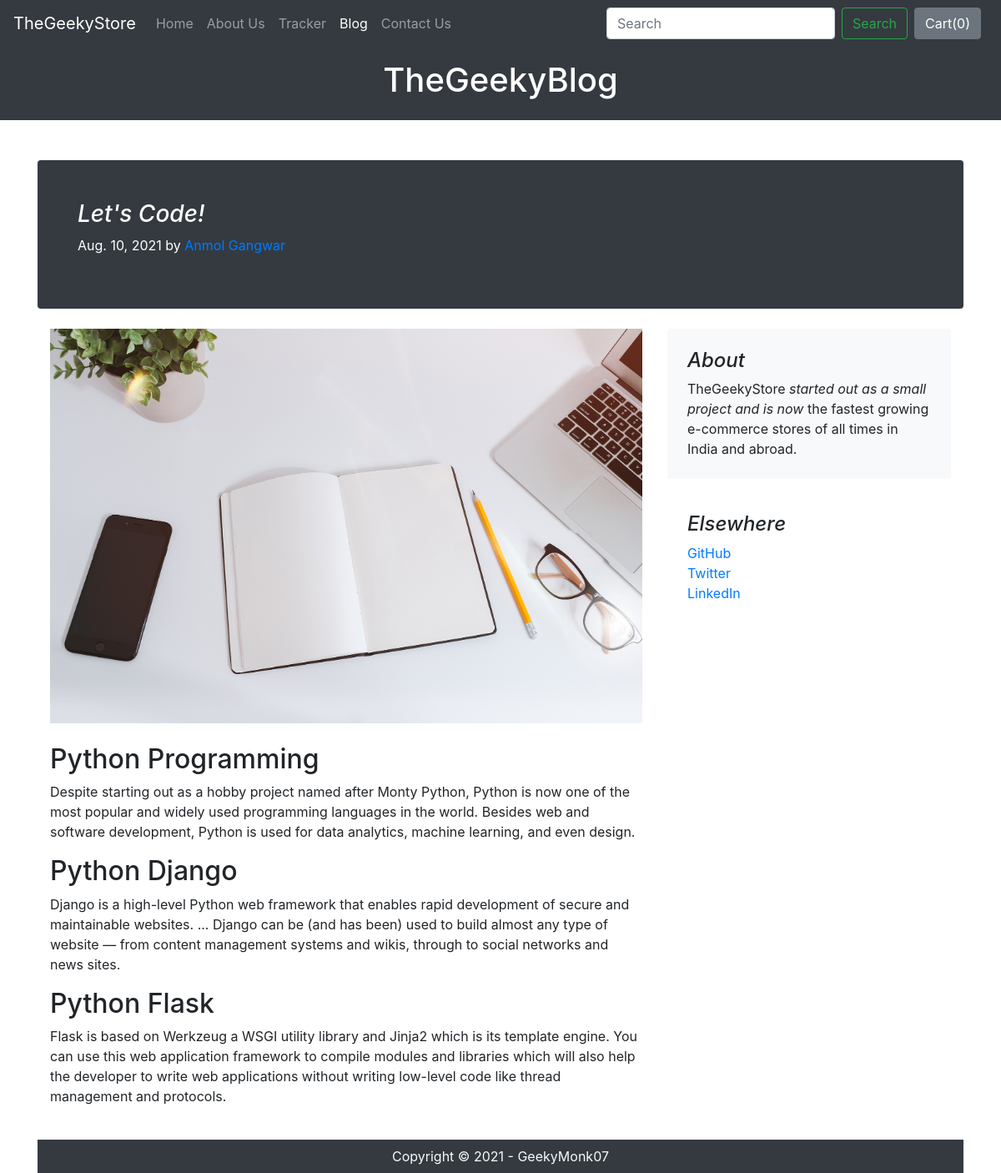
The page /blog/blogpost/1 on the database its author committed.
### blog/models.py (models this page shows, shortened)
class Blogpost(models.Model):
    post_id = models.AutoField(primary_key= True)
    title = models.CharField(max_length=50)
    head0 = models.CharField(max_length=500, default="")
    chead0 = models.CharField(max_length=5000, default="")
    head1 = models.CharField(max_length=500, default="")
    chead1 = models.CharField(max_length=5000, default="")
    head2 = models.CharField(max_length=500, default="")
    chead2 = models.CharField(max_length=5000, default="")
    pub_date = models.DateField()
    thumbnail = models.ImageField(upload_to='blog/images', default="")

### blog/views.py (the view)
# urls.py: path('blogpost/<int:id>', views.blogpost, name="BlogPost"),
def blogpost(request, id):
    post = Blogpost.objects.filter(post_id = id)[0]
    return render(request, 'blog/blogpost.html', {'post':post})

### blog/templates/blog/blogpost.html (shortened to what this page needs)
{% extends 'blog/base.html' %}
{% block body %}
<br>
<div class="container">
<div class="p-4 p-md-5 mb-4 text-white rounded bg-dark">
            <h3 class="font-italic">
                {{post.title}}
            </h3>
            <p class="blog-post-meta">{{post.pub_date}} by <a href="#">Anmol Gangwar</a></p>
</div>
<div class="container">
    <div class="row mt-4">
        <div class="col-md-8 blog-main">
 <img src="/media/{{post.thumbnail}}" class="img-fluid">
            <div class="blog-post"><br>
                <h2 class="blog-post-title">{{post.head0}}</h2>
                <p>{{post.chead0}}</p>
                <h2>{{post.head1}}</h2>
                <p>{{post.chead1}}</p>
                <h2>{{post.head2}}</h2>
                <p>{{post.chead2}}</p>
            </div>
        </div>
        <aside class="col-md-4 blog-sidebar">
            <div class="p-4 mb-3 bg-light rounded">
                <h4 class="font-italic">About</h4>
                <p class="mb-0">TheGeekyStore <em>started out as a small project and is now</em> the fastest growing e-commerce stores of all times in India and abroad.</p>
            </div>
            <div class="p-4">
                <h4 class="font-italic">Elsewhere</h4>
                <ol class="list-unstyled">
                    <li><a href="https://github.com/GeekyMonk07" target="_blank">GitHub</a></li>
                    <li><a href="https://twitter.com/iamkira07" target="_blank">Twitter</a></li>
                    <li><a href="https://www.linkedin.com/in/thelearninggeek/" target="_blank">LinkedIn</a></li>
                </ol>
            </div>
        </aside>
    </div>
</div>
{% endblock %}

### rows shown on the page
Blogpost: title "Let's Code!", pub_date "Aug. 10, 2021", thumbnail (picture), head0 "Python Programming", chead0 "Despite starting out as a hobby project named after Monty Python, Python is now one of the most popular and widely used programming languages in the world. Besides web and software development, Python is used for data analytics, machine learning, and even design.", head1 "Python Django", chead1 "Django is a high-level Python web framework that enables rapid development of secure and maintainable websites. ... Django can be (and has been) used to build almost any type of website — from content management systems and wikis, through to social networks and news sites.", head2 "Python Flask", chead2 "Flask is based on Werkzeug a WSGI utility library and Jinja2 which is its template engine. You can use this web application framework to compile modules and libraries which will also help the developer to write web applications without writing low-level code like thread management and protocols."
